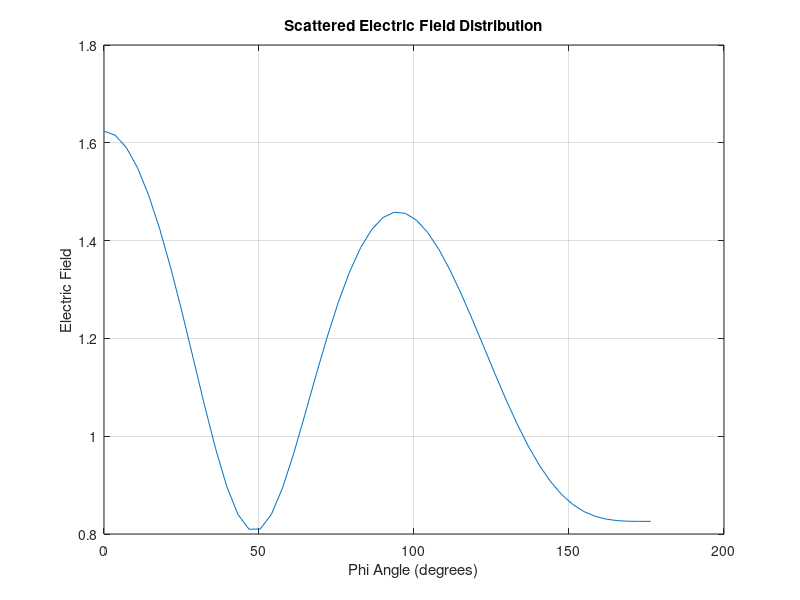

This figure's MATLAB source:
clear; close all; clc;

Eo = 1;
Dielectric_Constant = 4;

Inner_Radius = 0.25;
Outer_Radius = 0.3;
Radius = (Inner_Radius + Outer_Radius) / 2;

Section_Num = 100;

Phi_Angles = 360 / Section_Num;
Phi = 0:Phi_Angles:360-Phi_Angles;
x = Radius * cosd(Phi);
y = Radius * sind(Phi);

k = 2*pi;

am = sqrt((Outer_Radius^2 - Inner_Radius^2) / Section_Num);
B = Eo * exp(1j * 2 * pi * x)';
A = zeros(Section_Num, Section_Num);

for n = 1:Section_Num
    for m = 1:Section_Num
        if n == m
            A(n, m) = 1 + (Dielectric_Constant- 1) * (1j / 2) * (pi* k * am * besselh(1, 2, k * am) - 2 * 1j);
        else
            A(n, m) = (1j * pi * k * am / 2) * (Dielectric_Constant - 1) * besselj(1, k * am) * besselh(0, 2, k * sqrt((x(n) - x(m))^2 + (y(n) - y(m))^2));
        end
    end
end

X = A \ B;

plot(Phi(1:50), abs(X(1:50)))

hold on
grid on
title('Scattered Electric Field Distribution')
xlabel('Phi Angle (degrees)')
ylabel('Electric Field')
